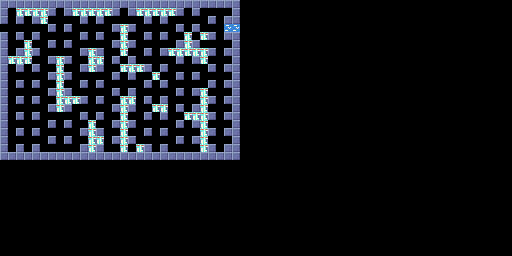

Below is a game level as drawn by its tile map, then a one-line description and the .tmx file that defines it, in full:
An orthogonal 64x32 tile map with 8x8 px tiles, 1 tile layer (Tile Layer 1).

<map version="1.10" tiledversion="1.11.2" orientation="orthogonal" renderorder="right-down" width="64" height="32" tilewidth="8" tileheight="8" infinite="0" nextlayerid="2" nextobjectid="1">
 <editorsettings>
  <export target="bg.c" format="gba" />
 </editorsettings>
 <tileset firstgid="1" source="tileset.tsx" />
 <layer id="1" name="Tile Layer 1" width="64" height="32">
  <data encoding="csv">
2,2,2,2,2,2,2,2,2,2,2,2,2,2,2,2,2,2,2,2,2,2,2,2,2,2,2,2,2,2,0,0,0,0,0,0,0,0,0,0,0,0,0,0,0,0,0,0,0,0,0,0,0,0,0,0,0,0,0,0,0,0,0,0,
2,0,4,4,4,4,2,0,2,4,4,4,4,4,2,0,2,4,4,4,4,4,2,0,2,0,0,0,0,2,0,0,0,0,0,0,0,0,0,0,0,0,0,0,0,0,0,0,0,0,0,0,0,0,0,0,0,0,0,0,0,0,0,0,
2,0,2,0,2,4,0,0,0,0,2,0,2,0,0,0,0,0,2,0,2,0,0,0,0,0,2,0,2,2,0,0,0,0,0,0,0,0,0,0,0,0,0,0,0,0,0,0,0,0,0,0,0,0,0,0,0,0,0,0,0,0,0,0,
0,0,0,0,0,0,2,0,2,0,0,0,0,0,2,4,2,0,0,0,0,0,2,0,2,0,0,0,3,3,0,0,0,0,0,0,0,0,0,0,0,0,0,0,0,0,0,0,0,0,0,0,0,0,0,0,0,0,0,0,0,0,0,0,
2,0,2,0,2,0,0,0,0,0,2,0,2,0,0,4,0,0,2,0,2,0,0,4,0,4,2,0,2,2,0,0,0,0,0,0,0,0,0,0,0,0,0,0,0,0,0,0,0,0,0,0,0,0,0,0,0,0,0,0,0,0,0,0,
2,0,0,4,0,0,2,0,2,0,0,0,0,0,2,4,2,0,0,0,0,0,2,4,2,0,0,0,0,2,0,0,0,0,0,0,0,0,0,0,0,0,0,0,0,0,0,0,0,0,0,0,0,0,0,0,0,0,0,0,0,0,0,0,
2,0,2,4,2,0,0,0,0,0,2,4,2,0,0,4,0,0,2,0,2,4,4,4,4,4,2,0,2,2,0,0,0,0,0,0,0,0,0,0,0,0,0,0,0,0,0,0,0,0,0,0,0,0,0,0,0,0,0,0,0,0,0,0,
2,4,4,4,0,0,2,4,2,0,0,4,4,0,2,0,2,0,0,0,0,0,2,0,2,4,0,0,0,2,0,0,0,0,0,0,0,0,0,0,0,0,0,0,0,0,0,0,0,0,0,0,0,0,0,0,0,0,0,0,0,0,0,0,
2,0,2,0,2,0,0,4,0,0,2,4,2,0,0,4,4,4,2,0,2,0,0,0,0,0,2,0,2,2,0,0,0,0,0,0,0,0,0,0,0,0,0,0,0,0,0,0,0,0,0,0,0,0,0,0,0,0,0,0,0,0,0,0,
2,0,0,0,0,0,2,4,2,0,0,0,0,0,2,0,2,0,0,4,0,0,2,0,2,0,0,0,0,2,0,0,0,0,0,0,0,0,0,0,0,0,0,0,0,0,0,0,0,0,0,0,0,0,0,0,0,0,0,0,0,0,0,0,
2,0,2,0,2,0,0,4,0,0,2,0,2,0,0,0,0,0,2,0,2,0,0,0,0,0,2,0,2,2,0,0,0,0,0,0,0,0,0,0,0,0,0,0,0,0,0,0,0,0,0,0,0,0,0,0,0,0,0,0,0,0,0,0,
2,0,0,0,0,0,2,4,2,0,0,0,0,0,2,0,2,0,0,0,0,0,2,0,2,4,0,0,0,2,0,0,0,0,0,0,0,0,0,0,0,0,0,0,0,0,0,0,0,0,0,0,0,0,0,0,0,0,0,0,0,0,0,0,
2,0,2,0,2,0,0,4,4,4,2,0,2,0,0,4,4,0,2,0,2,0,0,0,0,4,2,0,2,2,0,0,0,0,0,0,0,0,0,0,0,0,0,0,0,0,0,0,0,0,0,0,0,0,0,0,0,0,0,0,0,0,0,0,
2,0,0,0,0,0,2,4,2,0,0,0,0,0,2,4,2,0,0,4,4,0,2,0,2,4,0,0,0,2,0,0,0,0,0,0,0,0,0,0,0,0,0,0,0,0,0,0,0,0,0,0,0,0,0,0,0,0,0,0,0,0,0,0,
2,0,2,0,2,0,0,0,0,0,2,0,2,0,0,4,0,0,2,0,2,0,0,4,4,4,2,0,2,2,0,0,0,0,0,0,0,0,0,0,0,0,0,0,0,0,0,0,0,0,0,0,0,0,0,0,0,0,0,0,0,0,0,0,
2,0,0,0,0,0,2,0,2,0,0,4,0,0,2,4,2,0,0,0,0,0,2,0,2,4,0,0,0,2,0,0,0,0,0,0,0,0,0,0,0,0,0,0,0,0,0,0,0,0,0,0,0,0,0,0,0,0,0,0,0,0,0,0,
2,0,2,0,2,0,0,0,0,0,2,4,2,0,0,4,0,0,2,0,2,0,0,0,0,4,2,0,2,2,0,0,0,0,0,0,0,0,0,0,0,0,0,0,0,0,0,0,0,0,0,0,0,0,0,0,0,0,0,0,0,0,0,0,
2,0,0,0,0,0,2,0,2,0,0,4,4,0,2,4,2,0,0,0,0,0,2,0,2,4,0,0,0,2,0,0,0,0,0,0,0,0,0,0,0,0,0,0,0,0,0,0,0,0,0,0,0,0,0,0,0,0,0,0,0,0,0,0,
2,0,2,0,2,0,0,0,0,0,2,4,2,0,0,4,0,4,2,0,2,0,0,0,0,4,2,0,2,2,0,0,0,0,0,0,0,0,0,0,0,0,0,0,0,0,0,0,0,0,0,0,0,0,0,0,0,0,0,0,0,0,0,0,
2,2,2,2,2,2,2,2,2,2,2,2,2,2,2,2,2,2,2,2,2,2,2,2,2,2,2,2,2,2,0,0,0,0,0,0,0,0,0,0,0,0,0,0,0,0,0,0,0,0,0,0,0,0,0,0,0,0,0,0,0,0,0,0,
0,0,0,0,0,0,0,0,0,0,0,0,0,0,0,0,0,0,0,0,0,0,0,0,0,0,0,0,0,0,0,0,0,0,0,0,0,0,0,0,0,0,0,0,0,0,0,0,0,0,0,0,0,0,0,0,0,0,0,0,0,0,0,0,
0,0,0,0,0,0,0,0,0,0,0,0,0,0,0,0,0,0,0,0,0,0,0,0,0,0,0,0,0,0,0,0,0,0,0,0,0,0,0,0,0,0,0,0,0,0,0,0,0,0,0,0,0,0,0,0,0,0,0,0,0,0,0,0,
0,0,0,0,0,0,0,0,0,0,0,0,0,0,0,0,0,0,0,0,0,0,0,0,0,0,0,0,0,0,0,0,0,0,0,0,0,0,0,0,0,0,0,0,0,0,0,0,0,0,0,0,0,0,0,0,0,0,0,0,0,0,0,0,
0,0,0,0,0,0,0,0,0,0,0,0,0,0,0,0,0,0,0,0,0,0,0,0,0,0,0,0,0,0,0,0,0,0,0,0,0,0,0,0,0,0,0,0,0,0,0,0,0,0,0,0,0,0,0,0,0,0,0,0,0,0,0,0,
0,0,0,0,0,0,0,0,0,0,0,0,0,0,0,0,0,0,0,0,0,0,0,0,0,0,0,0,0,0,0,0,0,0,0,0,0,0,0,0,0,0,0,0,0,0,0,0,0,0,0,0,0,0,0,0,0,0,0,0,0,0,0,0,
0,0,0,0,0,0,0,0,0,0,0,0,0,0,0,0,0,0,0,0,0,0,0,0,0,0,0,0,0,0,0,0,0,0,0,0,0,0,0,0,0,0,0,0,0,0,0,0,0,0,0,0,0,0,0,0,0,0,0,0,0,0,0,0,
0,0,0,0,0,0,0,0,0,0,0,0,0,0,0,0,0,0,0,0,0,0,0,0,0,0,0,0,0,0,0,0,0,0,0,0,0,0,0,0,0,0,0,0,0,0,0,0,0,0,0,0,0,0,0,0,0,0,0,0,0,0,0,0,
0,0,0,0,0,0,0,0,0,0,0,0,0,0,0,0,0,0,0,0,0,0,0,0,0,0,0,0,0,0,0,0,0,0,0,0,0,0,0,0,0,0,0,0,0,0,0,0,0,0,0,0,0,0,0,0,0,0,0,0,0,0,0,0,
0,0,0,0,0,0,0,0,0,0,0,0,0,0,0,0,0,0,0,0,0,0,0,0,0,0,0,0,0,0,0,0,0,0,0,0,0,0,0,0,0,0,0,0,0,0,0,0,0,0,0,0,0,0,0,0,0,0,0,0,0,0,0,0,
0,0,0,0,0,0,0,0,0,0,0,0,0,0,0,0,0,0,0,0,0,0,0,0,0,0,0,0,0,0,0,0,0,0,0,0,0,0,0,0,0,0,0,0,0,0,0,0,0,0,0,0,0,0,0,0,0,0,0,0,0,0,0,0,
0,0,0,0,0,0,0,0,0,0,0,0,0,0,0,0,0,0,0,0,0,0,0,0,0,0,0,0,0,0,0,0,0,0,0,0,0,0,0,0,0,0,0,0,0,0,0,0,0,0,0,0,0,0,0,0,0,0,0,0,0,0,0,0,
0,0,0,0,0,0,0,0,0,0,0,0,0,0,0,0,0,0,0,0,0,0,0,0,0,0,0,0,0,0,0,0,0,0,0,0,0,0,0,0,0,0,0,0,0,0,0,0,0,0,0,0,0,0,0,0,0,0,0,0,0,0,0,0
</data>
 </layer>
</map>